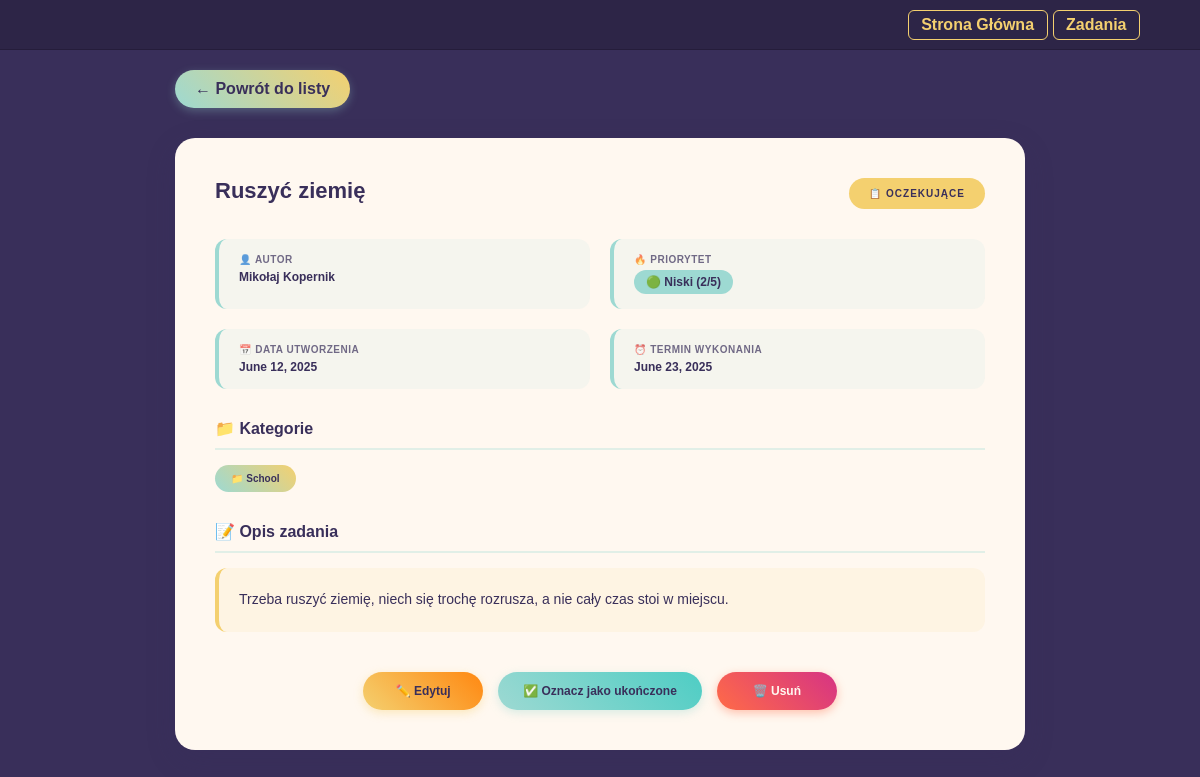
The page /todos/ruszyc-ziemie on the database its author committed.
### todo_webapp/models.py (models this page shows, shortened)
class Todo(models.Model):
    author = models.ForeignKey(
        Author, on_delete=models.CASCADE, related_name='todos')
    category = models.ManyToManyField(Category)
    title = models.CharField(max_length=50)
    description = models.TextField()
    is_completed = models.BooleanField(default=False)
    priority = models.IntegerField(
        validators=[MinValueValidator(1), MaxValueValidator(5)])
    due_date = models.DateField(auto_now=False)
    created_at = models.DateField(auto_now_add=True)
    slug = models.SlugField(default='', unique=True, db_index=True)
    def get_priority_label(self):
        if self.priority <= 2:
            return "🟢 Niski"
        elif self.priority <= 4:
            return "🟡 Średni"
        else:
            return "🔥 Wysoki"
    def get_priority_class(self):
        if self.priority <= 2:
            return "low"
        elif self.priority <= 4:
            return "medium"
        else:
            return "high"

class Author(models.Model):
    first_name = models.CharField(max_length=30)
    last_name = models.CharField(max_length=30)
    def full_name(self):
        return f'{self.first_name} {self.last_name}'
    def __str__(self):
        return self.full_name()

class Category(models.Model):
    category = models.CharField(max_length=30)
    class Meta:
        verbose_name_plural = "Categories"

### todo_webapp/views.py (the view)
# urls.py: path('todos/<slug:slug>', views.single_todo_page, name='single-todo-page')
def single_todo_page(request, slug):
    task = get_object_or_404(Todo, slug=slug)
    return render(request, 'todo_webapp/todo_detail.html', {
        "task": task
    })

### todo_webapp/templates/todo_webapp/todo_detail.html (shortened to what this page needs)
{% extends 'base.html' %}
{% load static %}
{% block css_files %}
  <link rel="stylesheet" href="{% static 'todo_webapp/todo_detail.css' %}" >
{% endblock %}
{% block content %}
  <div class="container">
        <a href="{% url 'todos-list-page' %}" class="back-button">← Powrót do listy</a>
        <div class="todo-card">
            <div class="todo-header">
                <h1 class="todo-title">{{ task.title }}</h1>
                {% if task.is_completed %}
                  <div class="status-badge status-completed">✓ Zakończone</div>
                {% else %}
                  <div class="status-badge status-pending">📋 Oczekujące</div>
                {% endif %}
            </div>
            <div class="todo-meta">
                <div class="meta-item">
                    <div class="meta-label">👤 Autor</div>
                    <div class="meta-value">{{ task.author }}</div>
                </div>
                <div class="meta-item">
                    <div class="meta-label">🔥 Priorytet</div>
                    <div class="meta-value">
                        <span class="priority-badge {{ task.get_priority_class }}">{{ task.get_priority_label }} ({{ task.priority }}/5)</span>
                    </div>
                </div>
                <div class="meta-item">
                    <div class="meta-label">📅 Data utworzenia</div>
                    <div class="meta-value">{{ task.created_at }}</div>
                </div>
                <div class="meta-item">
                    <div class="meta-label">⏰ Termin wykonania</div>
                    <div class="meta-value">{{ task.due_date }}</div>
                </div>
            </div>
            <div class="categories-container">
                <div class="section-title">📁 Kategorie</div>
                <div class="categories-list">
                    {% for cat in task.category.all %}
                      <span class="category-tag">📁 {{ cat.category }}</span>
                    {% endfor %}
                </div>
            </div>
            <div class="description-section">
                <div class="section-title">📝 Opis zadania</div>
                <div class="description-text">
                    {{ task.description }}
                </div>
            </div>
            <div class="actions-section">
                <a href="" class="btn btn-edit">✏️ Edytuj</a>
                <button class="btn btn-complete">✅ Oznacz jako ukończone</button>
                <a href="" class="btn btn-delete">🗑️ Usuń</a>
            </div>
        </div>
    </div>
{% endblock %}

### static/styles.css (style rules this page uses)
* { box-sizing: border-box; margin: 0; padding: 0; }
html { font-size: 62.5%; scroll-behavior: smooth; font-family: sans-serif; }
body { background-color: #392f5a; color: #fff8f0; font-size: 1.6rem; }

### todo_webapp/static/todo_webapp/todo_detail.css (style rules this page uses)
.container { max-width: 850px; margin: 0 auto; }
.back-button { display: inline-block; background: linear-gradient(45deg, #9dd9d2, #f4d06f); color: #392f5a; padding: 10px 20px; text-decoration: none; border-radius: 25px; font-weight: 600; margin-bottom: 30px; transition: all 0.3s ease; box-shadow: 0 3px 10px rgba(157, 217, 210, 0.3); }
.todo-card { background: #fff8f0; border-radius: 20px; padding: 40px; box-shadow: 0 10px 30px rgba(57, 47, 90, 0.2); margin-bottom: 30px; }
.todo-header { display: flex; justify-content: space-between; align-items: flex-start; margin-bottom: 30px; flex-wrap: wrap; gap: 20px; }
.todo-title { font-size: 2.2rem; color: #392f5a; font-weight: 700; margin: 0; flex: 1; min-width: 300px; }
.status-badge { padding: 10px 20px; border-radius: 25px; font-weight: 600; font-size: 1rem; text-transform: uppercase; letter-spacing: 1px; }
.status-pending { background: #f4d06f; color: #392f5a; }
.todo-meta { display: grid; grid-template-columns: repeat(auto-fit, minmax(250px, 1fr)); gap: 20px; margin-bottom: 30px; }
.meta-item { background: rgba(157, 217, 210, 0.1); padding: 15px 20px; border-radius: 12px; border-left: 4px solid #9dd9d2; }
.meta-label { font-size: 1rem; font-weight: 600; text-transform: uppercase; color: #392f5a; opacity: 0.7; margin-bottom: 5px; letter-spacing: 0.5px; }
.meta-value { font-size: 1.2rem; font-weight: 600; color: #392f5a; }
.priority-badge { display: inline-block; padding: 5px 12px; border-radius: 15px; font-size: 1.2rem; font-weight: 600; }
.priority-badge.low { background: #9dd9d2; color: #392f5a; }
.categories-container { margin-bottom: 30px; }
.categories-list { display: flex; flex-wrap: wrap; gap: 10px; margin-top: 10px; }
.category-tag { background: linear-gradient(45deg, #9dd9d2, #f4d06f); color: #392f5a; padding: 8px 16px; border-radius: 20px; font-size: 1rem; font-weight: 600; }
.description-section { margin-bottom: 30px; }
.section-title { color: #392f5a; font-weight: 600; margin-bottom: 15px; padding-bottom: 10px; border-bottom: 2px solid rgba(157, 217, 210, 0.3); }
.description-text { font-size: 1.4rem; line-height: 1.7; color: #392f5a; background: rgba(244, 208, 111, 0.1); padding: 20px; border-radius: 12px; border-left: 4px solid #f4d06f; }
.actions-section { display: flex; gap: 15px; flex-wrap: wrap; justify-content: center; margin-top: 40px; }
.btn { padding: 12px 25px; border: none; border-radius: 25px; font-size: 1.2rem; font-weight: 600; text-decoration: none; transition: all 0.3s ease; cursor: pointer; display: inline-block; text-align: center; min-width: 120px; }
.btn-edit { background: linear-gradient(45deg, #f4d06f, #ff8811); color: #392f5a; box-shadow: 0 3px 10px rgba(244, 208, 111, 0.4); }
.btn-delete { background: linear-gradient(45deg, #ff6b47, #d63384); color: #fff8f0; box-shadow: 0 3px 10px rgba(255, 107, 71, 0.4); }
.btn-complete { background: linear-gradient(45deg, #9dd9d2, #4ecdc4); color: #392f5a; box-shadow: 0 3px 10px rgba(157, 217, 210, 0.4); }

### rows shown on the page
Todo: title "Ruszyć ziemię", author "Mikołaj Kopernik", get_priority_label "🟢 Niski", priority "2", created_at "June 12, 2025", due_date "June 23, 2025", description "Trzeba ruszyć ziemię, niech się trochę rozrusza, a nie cały czas stoi w miejscu."
Category: category "School"
